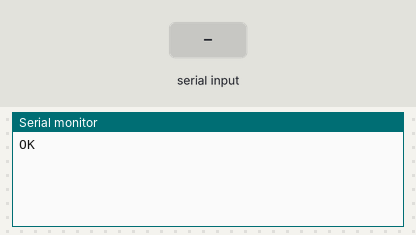
Bench run of a sketch on a simulated Arduino Uno, built with avr-gcc and run on an emulated ATmega328P. On the bench: the last lines printed to the serial monitor. Inputs (shaded band) come from the test bench. The modem accepts every AT command (registered, SIM ready, sends succeed) and sends nothing else.

Above: at 2.2 s.
2.3 s: "1" received over the second serial link
At 3.8 s:
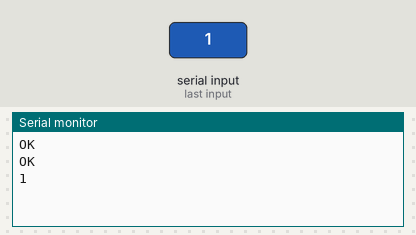
4.5 s: "0" received over the second serial link
At 5.8 s:
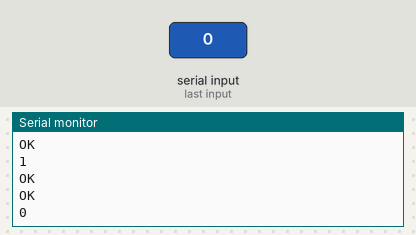
6.0 s: "2" received over the second serial link
At 7.3 s:
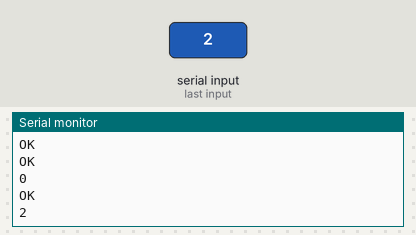

The sketch:

envoiGPRS.ino
```cpp
#include <SoftwareSerial.h>
SoftwareSerial GPRS(10, 3); //intrinsèque au shield GSM
unsigned char buffer[64];
int count = 0;
String adresse = "http://phoenix44.pythonanywhere.com/traitement/?nom=movox&date=25janvier2018&logg=coucoucfloydy"; //mettre l'URL

void setup() {
  Serial.begin(9600);
  GPRS.begin(9600);
  delay(1000);
  GPRS.println("AT");
}

void loop() {
  lecture();
  GPRS.println("AT+QIFGCNT=0"); //initialisation
  lecture();
  GPRS.println("AT+CPIN=\"1234\""); //code pin
  lecture();
  GPRS.println("AT+QICSGP=1,\"free\""); //APN
  lecture();
  GPRS.println("AT+QHTTPURL="+String(adresse.length())+",30"); //longueur de l'URL
  lecture();
  GPRS.println(adresse); //URL
  lecture();
  GPRS.println("AT+QHTTPGET=60"); //envoi de la requête
  lecture();
  delay(1000);
  GPRS.println("AT+QHTTPREAD=30"); //recption et affichage
  delay(1000);
  lecture();
}


void lecture() { //permet l'affichage de la réponse
  delay(1000);
  if (GPRS.available()) {
    while (GPRS.available()) {
      buffer[count++] = GPRS.read();
      if (count == 64)break;
    }
    Serial.write(buffer, count);
    clearBufferArray();
    count = 0;
  }
}

void clearBufferArray() {
  for (int i = 0; i < count; i++) {
    buffer[i] = NULL;
  }
}
```

Measured:
- after the input at 2.3 s, the serial monitor: prints a new line after 0.73 s (image 1)
- after the input at 4.5 s, the serial monitor: prints a new line after 0.56 s (image 2)
- after the input at 6.0 s, the serial monitor: prints a new line after 0.08 s (image 3)
